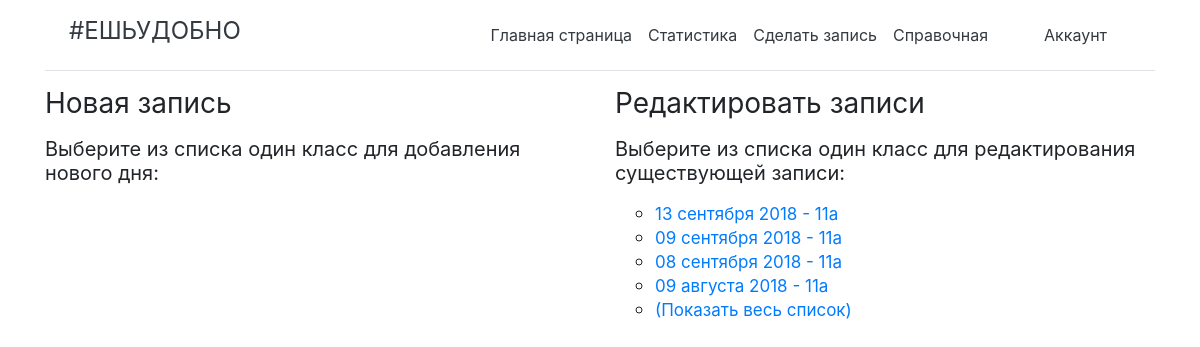
/write/ (signed in), run on an earlier commit of the app's database.
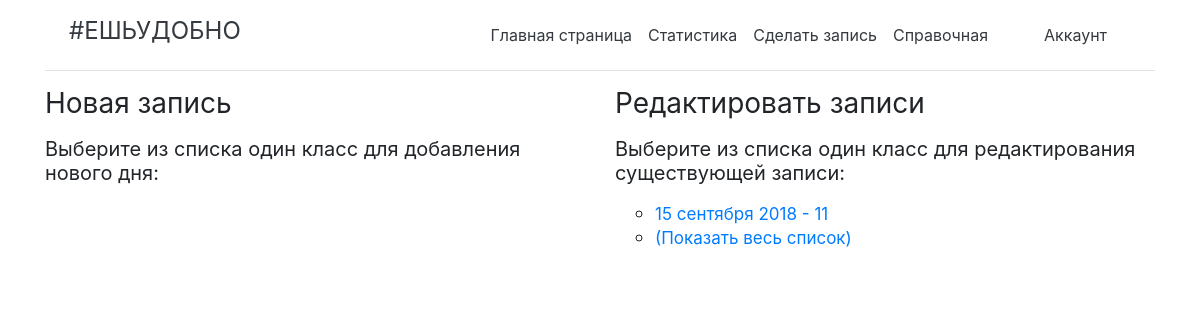
And on a later commit of the database.
### app/models.py (models this page shows, shortened)
class State(models.Model):
    date = models.DateField(help_text = '- в формате дд.мм.гггг')
    status = models.CharField(max_length=1)
    people = models.ManyToManyField(People,
        help_text = '-выберите только тех, кто пришел!',
        related_name="peoples",
        blank = 'true')
    school_class = models.CharField(max_length=10)
    school_class_id = models.CharField(max_length=10)
    author = models.CharField(max_length=100)
    availability = models.CharField(max_length=2)
    class Meta:
        ordering = ['-date']

### app/views.py (the view)
# urls.py: path('write/', views.writeindex, name = 'writeindex'),
@login_required
def writeindex(request):
    if request.user.groups.get().name == 'Writer':
        cls = SchoolClass.objects.all()
        view_class = []
        number = [1,2,3,4,5,6,7,8,9,10,11]
        for i in number:
            a = []
            for d in cls:
                if i == d.number:
                    a.append(d)
            view_class.append(a)
        state_list = State.objects.filter(availability='+').order_by('-date')[0:5]
        return render(
            request,
            'app/writeindex.html',
            context = {'view_class':view_class, 'state_list':state_list})
    else:
        return render(
            request,
            'app/permissions.html')

### app/templates/app/writeindex.html (shortened to what this page needs)
{% extends "base_generic.html" %}
{% block content %}
<div class="container">
  <div class="row">
    <div class="col-sm-6">
      <h3 class="font-weight-normal">Новая запись</<h3>
      <h5 class="font-weight-normal">Выберите из списка один класc для добавления нового дня:</<h5>
      {% if view_class %}
        <div class="row">
          {% for i in view_class %}
            <div class="col-xs">
            </div>
          {% endfor %}
        </div>
      {% else %}
        <li class="list">Список пуст!</li>
      {% endif %}
    </div>
    <div class="col-sm-6">
      <h3 class="font-weight-normal">Редактировать записи</<h3>
      <h5 class="font-weight-normal">Выберите из списка один класс для редактирования существующей записи:</<h5>
      <ul class="ul">
        {% if state_list %}
          {% for i in state_list %}
            <li><a href="edit/{{i.id}}" class="href">{{i.date}} - {{i.school_class}}</a></li>
          {% endfor %}
            <li><a href="{% url 'list'%}" class="href">(Показать весь список)</a></li>
        {% else %}
          <li>Список пуст!</li>
        {% endif %}
      </ul>
    </div>
  </div>
</div>
{% endblock %}

### app/templates/base_generic.html (shortened to what this page needs)
<!DOCTYPE html>
<html lang="ru">
<head>
  <link rel="stylesheet" href="https://maxcdn.bootstrapcdn.com/bootstrap/4.1.0/css/bootstrap.min.css">
  {% load static %}
  {% block static %}<link rel="stylesheet" href="{% static 'css/styles.css' %}">{% endblock %}
</head>
<body>
  <div class="container">
    {% block sidebar %}
    <nav class="navbar navbar-expand-md bg-white box-shadow border-bottom align-items-center">
      <h4 class="font-weight-normal navbar-brand pl-2"><a class="text-dark" href="{% url 'index' %}">#ЕШЬУДОБНО</a></h4>
      <div class="collapse navbar-collapse" id="navbarsExampleDefault">
        <ul class="navbar-nav mr-md-4 mx-auto ">
          <li class="nav-item">
            <a class="p-2 text-dark nav-link" href="{% url 'index' %}">Главная страница</a>
          </li>
          <li class="nav-item">
            <a class="p-2 text-dark nav-link" href="{% url 'class' %}">Статистика</a>
          </li>
          <li class="nav-item">
            <a class="p-2 text-dark nav-link" href="{% url 'writeindex' %}">Сделать запись</a>
          </li>
          <li class="nav-item">
            <a class="pr-5 pl-2 text-dark nav-link" href="{% url 'faq'%}">Справочная</a>
          </li>
          {% if user.is_authenticated %}
            <li class="nav-item">
              <a class="p-2 text-dark nav-link" href="{% url 'account'%}">Аккаунт</a>
            </li>
          {% else %}
            <li class="nav-item">
              <a href="{% url 'login' %}" class="btn btn-outline-primary">Войти</a>
            </li>
          {% endif %}
        </ul>
      </div>
    </nav>
    {% endblock %}
  </div>
    <div class="pt-3">{% block content %}{% endblock %}</div>
</body>
</html>

### app/static/css/styles.css (style rules this page uses)
.href { font-size: 17px; }
.navbar-brand { font-size: 1.5rem; }
ul { list-style: circle; }

What changed in the data, as far as the page shows it:
removed State: date "13 сентября 2018", school_class "11а"
removed State: date "09 сентября 2018", school_class "11а"
removed State: date "08 сентября 2018", school_class "11а"
removed State: date "09 августа 2018", school_class "11а"
added State: date "15 сентября 2018", school_class "11"
